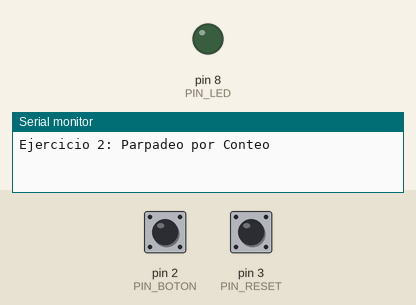
Recording of a sketch running on a simulated Arduino Uno, built with avr-gcc and run on an emulated ATmega328P. On the bench: output pins drawn as LEDs (lit = HIGH), the last lines printed to the serial monitor. The test bench sets the inputs (shaded band); at power-on: pin 2 (PIN_BOTON) LOW, pin 3 (PIN_RESET) LOW.

Above: at 1.2 s.
1.3 s: pin 2 (PIN_BOTON) pulled HIGH for 0.15 s
At 1.4 s:
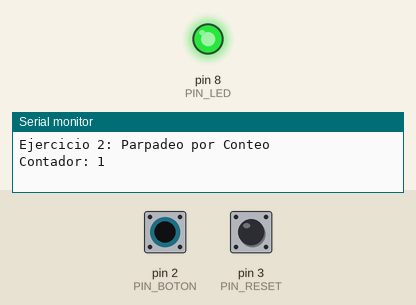
3.0 s: pin 3 (PIN_RESET) pulled HIGH for 0.15 s
Timing chart, 0 to 6.0 s (numbered marks = the images above; inputs shaded):
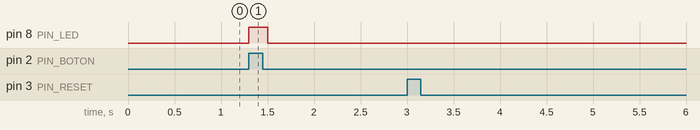

Measured:
- after the input at 1.3 s, pin 8 (PIN_LED): LOW → HIGH at once, → LOW 0.20 s later

The sketch:

sketch.ino
```cpp
const int PIN_BOTON = 2;
const int PIN_RESET = 3;
const int PIN_LED = 8;

int contador = 0;

void setup() {
  pinMode(PIN_BOTON, INPUT);
  pinMode(PIN_RESET, INPUT);
  pinMode(PIN_LED, OUTPUT);
  Serial.begin(9600);
  Serial.println("Ejercicio 2: Parpadeo por Conteo");
}

void loop() {
  // Lógica de Incremento
  if (digitalRead(PIN_BOTON) == HIGH) {
    contador++;
    Serial.print("Contador: ");
    Serial.println(contador);

    // Bucle para parpadear el LED el número de veces del contador
    for (int i = 0; i < contador; i++) {
      digitalWrite(PIN_LED, HIGH);
      delay(200); // Tiempo encendido
      digitalWrite(PIN_LED, LOW);
      delay(200); // Tiempo apagado
    }

    // Antirrebote: Esperar a que suelte el botón
    while(digitalRead(PIN_BOTON) == HIGH);
    delay(50);
  }

  // Lógica de Reset
  if (digitalRead(PIN_RESET) == HIGH) {
    contador = 0;
    Serial.println("CONTEO REINICIADO");

    // Feedback visual de reset (un parpadeo largo)
    digitalWrite(PIN_LED, LOW);

    while(digitalRead(PIN_RESET) == HIGH);
    delay(50);
  }
}
```
